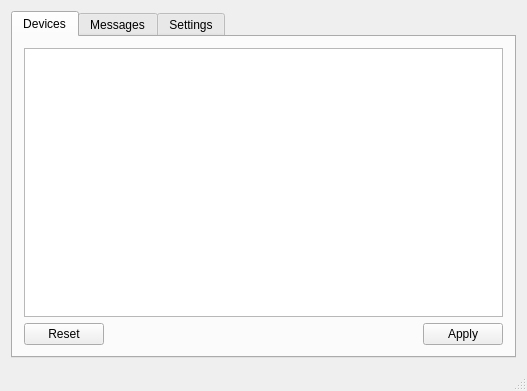
<?xml version="1.0" encoding="UTF-8"?>
<ui version="4.0">
 <class>MainWindow</class>
 <widget class="QMainWindow" name="MainWindow">
  <property name="geometry">
   <rect>
    <x>0</x>
    <y>0</y>
    <width>527</width>
    <height>391</height>
   </rect>
  </property>
  <property name="windowTitle">
   <string>MainWindow</string>
  </property>
  <widget class="QWidget" name="centralWidget">
   <layout class="QGridLayout" name="gridLayout">
    <item row="0" column="0">
     <widget class="QTabWidget" name="tabWidget">
      <property name="currentIndex">
       <number>0</number>
      </property>
      <widget class="QWidget" name="device_tab">
       <property name="enabled">
        <bool>true</bool>
       </property>
       <attribute name="title">
        <string>Devices</string>
       </attribute>
       <layout class="QGridLayout" name="gridLayout_2">
        <item row="1" column="0">
         <widget class="QPushButton" name="reset_button">
          <property name="text">
           <string>Reset</string>
          </property>
         </widget>
        </item>
        <item row="1" column="1">
         <spacer name="horizontalSpacer">
          <property name="orientation">
           <enum>Qt::Horizontal</enum>
          </property>
          <property name="sizeHint" stdset="0">
           <size>
            <width>40</width>
            <height>20</height>
           </size>
          </property>
         </spacer>
        </item>
        <item row="1" column="2">
         <widget class="QPushButton" name="apply_button">
          <property name="enabled">
           <bool>true</bool>
          </property>
          <property name="text">
           <string>Apply</string>
          </property>
          <property name="checkable">
           <bool>false</bool>
          </property>
         </widget>
        </item>
        <item row="0" column="0" colspan="3">
         <widget class="QTreeView" name="device_view">
          <property name="font">
           <font>
            <family>DejaVu Sans Mono</family>
           </font>
          </property>
          <property name="frameShape">
           <enum>QFrame::StyledPanel</enum>
          </property>
          <property name="frameShadow">
           <enum>QFrame::Plain</enum>
          </property>
          <property name="editTriggers">
           <set>QAbstractItemView::CurrentChanged|QAbstractItemView::EditKeyPressed|QAbstractItemView::SelectedClicked</set>
          </property>
          <property name="alternatingRowColors">
           <bool>true</bool>
          </property>
          <property name="selectionBehavior">
           <enum>QAbstractItemView::SelectRows</enum>
          </property>
          <property name="textElideMode">
           <enum>Qt::ElideMiddle</enum>
          </property>
          <property name="indentation">
           <number>2</number>
          </property>
          <property name="uniformRowHeights">
           <bool>true</bool>
          </property>
          <property name="sortingEnabled">
           <bool>false</bool>
          </property>
          <attribute name="headerShowSortIndicator" stdset="0">
           <bool>false</bool>
          </attribute>
          <attribute name="headerStretchLastSection">
           <bool>true</bool>
          </attribute>
         </widget>
        </item>
       </layout>
      </widget>
      <widget class="QWidget" name="message_tab">
       <attribute name="title">
        <string>Messages</string>
       </attribute>
       <layout class="QGridLayout" name="gridLayout_3">
        <item row="0" column="0">
         <widget class="QTextBrowser" name="messages_text">
          <property name="font">
           <font>
            <family>Monospace</family>
            <pointsize>8</pointsize>
           </font>
          </property>
         </widget>
        </item>
       </layout>
      </widget>
      <widget class="QWidget" name="settings_tab">
       <attribute name="title">
        <string>Settings</string>
       </attribute>
       <layout class="QGridLayout" name="gridLayout_4">
        <item row="0" column="0" colspan="2">
         <widget class="QToolBox" name="toolBox">
          <property name="currentIndex">
           <number>1</number>
          </property>
          <widget class="QWidget" name="page">
           <property name="geometry">
            <rect>
             <x>0</x>
             <y>0</y>
             <width>198</width>
             <height>126</height>
            </rect>
           </property>
           <attribute name="label">
            <string>Notifications</string>
           </attribute>
           <layout class="QGridLayout" name="gridLayout_6">
            <item row="1" column="0">
             <widget class="QCheckBox" name="notify_allowed">
              <property name="text">
               <string>Allowed</string>
              </property>
             </widget>
            </item>
            <item row="0" column="2">
             <widget class="QCheckBox" name="notify_removed">
              <property name="text">
               <string>Removed</string>
              </property>
             </widget>
            </item>
            <item row="2" column="0">
             <widget class="QCheckBox" name="notify_rejected">
              <property name="text">
               <string>Rejected</string>
              </property>
              <property name="checked">
               <bool>true</bool>
              </property>
             </widget>
            </item>
            <item row="0" column="0">
             <widget class="QCheckBox" name="notify_inserted">
              <property name="text">
               <string>Inserted</string>
              </property>
              <property name="checked">
               <bool>true</bool>
              </property>
             </widget>
            </item>
            <item row="4" column="0">
             <spacer name="verticalSpacer_2">
              <property name="orientation">
               <enum>Qt::Vertical</enum>
              </property>
              <property name="sizeHint" stdset="0">
               <size>
                <width>20</width>
                <height>40</height>
               </size>
              </property>
             </spacer>
            </item>
            <item row="1" column="2">
             <widget class="QCheckBox" name="notify_blocked">
              <property name="text">
               <string>Blocked</string>
              </property>
              <property name="checked">
               <bool>true</bool>
              </property>
             </widget>
            </item>
            <item row="3" column="0">
             <widget class="QCheckBox" name="notify_ipc">
              <property name="text">
               <string>IPC status</string>
              </property>
             </widget>
            </item>
            <item row="2" column="2">
             <widget class="QCheckBox" name="notify_present">
              <property name="text">
               <string>Present</string>
              </property>
             </widget>
            </item>
           </layout>
          </widget>
          <widget class="QWidget" name="page_2">
           <property name="geometry">
            <rect>
             <x>0</x>
             <y>0</y>
             <width>487</width>
             <height>246</height>
            </rect>
           </property>
           <attribute name="label">
            <string>Device Dialog</string>
           </attribute>
           <layout class="QGridLayout" name="gridLayout_5">
            <item row="4" column="0" colspan="3">
             <widget class="QCheckBox" name="decision_permanent_checkbox">
              <property name="text">
               <string>Decision is permanent by default</string>
              </property>
             </widget>
            </item>
            <item row="5" column="0" colspan="3">
             <widget class="QCheckBox" name="show_reject_button_checkbox">
              <property name="toolTip">
               <string>&lt;html&gt;&lt;head/&gt;&lt;body&gt;&lt;p&gt;Reject causes the device to be logically removed from the operating system. The device might still get power from the from the bus, however, it has to be reinserted for it to get visible for the operating system again.&lt;/p&gt;&lt;/body&gt;&lt;/html&gt;</string>
              </property>
              <property name="text">
               <string>Show the Reject button</string>
              </property>
             </widget>
            </item>
            <item row="8" column="0">
             <spacer name="verticalSpacer">
              <property name="orientation">
               <enum>Qt::Vertical</enum>
              </property>
              <property name="sizeHint" stdset="0">
               <size>
                <width>20</width>
                <height>40</height>
               </size>
              </property>
             </spacer>
            </item>
            <item row="1" column="0">
             <widget class="QLabel" name="label_2">
              <property name="text">
               <string>Default decision timeout (seconds)</string>
              </property>
             </widget>
            </item>
            <item row="3" column="0">
             <widget class="QLabel" name="label_3">
              <property name="text">
               <string>Decision method</string>
              </property>
             </widget>
            </item>
            <item row="0" column="0">
             <widget class="QLabel" name="label">
              <property name="text">
               <string>Default decision</string>
              </property>
             </widget>
            </item>
            <item row="0" column="2">
             <widget class="QComboBox" name="default_decision_combobox">
              <item>
               <property name="text">
                <string notr="true">allow</string>
               </property>
              </item>
              <item>
               <property name="text">
                <string notr="true">block</string>
               </property>
              </item>
              <item>
               <property name="text">
                <string notr="true">reject</string>
               </property>
              </item>
             </widget>
            </item>
            <item row="1" column="2">
             <widget class="QSpinBox" name="decision_timeout">
              <property name="suffix">
               <string/>
              </property>
              <property name="maximum">
               <number>3600</number>
              </property>
              <property name="value">
               <number>23</number>
              </property>
             </widget>
            </item>
            <item row="3" column="2">
             <widget class="QComboBox" name="decision_method_combobox">
              <item>
               <property name="text">
                <string>Buttons</string>
               </property>
              </item>
             </widget>
            </item>
            <item row="6" column="0">
             <widget class="QCheckBox" name="randomize_position_checkbox">
              <property name="text">
               <string>Randomize position of the window</string>
              </property>
              <property name="checked">
               <bool>true</bool>
              </property>
             </widget>
            </item>
            <item row="7" column="0">
             <widget class="QCheckBox" name="mask_serial_checkbox">
              <property name="toolTip">
               <string>&lt;html&gt;&lt;head/&gt;&lt;body&gt;&lt;p&gt;Starting from the end, mask every 2nd character in the displayed serial number value with an asterisk symbol.&lt;/p&gt;&lt;/body&gt;&lt;/html&gt;</string>
              </property>
              <property name="text">
               <string>Mask the serial number value</string>
              </property>
              <property name="checked">
               <bool>true</bool>
              </property>
             </widget>
            </item>
           </layout>
          </widget>
         </widget>
        </item>
       </layout>
      </widget>
     </widget>
    </item>
   </layout>
  </widget>
  <widget class="QStatusBar" name="statusBar"/>
  <action name="actionQuit">
   <property name="text">
    <string>Quit</string>
   </property>
  </action>
 </widget>
 <layoutdefault spacing="6" margin="11"/>
 <resources/>
 <connections/>
</ui>
